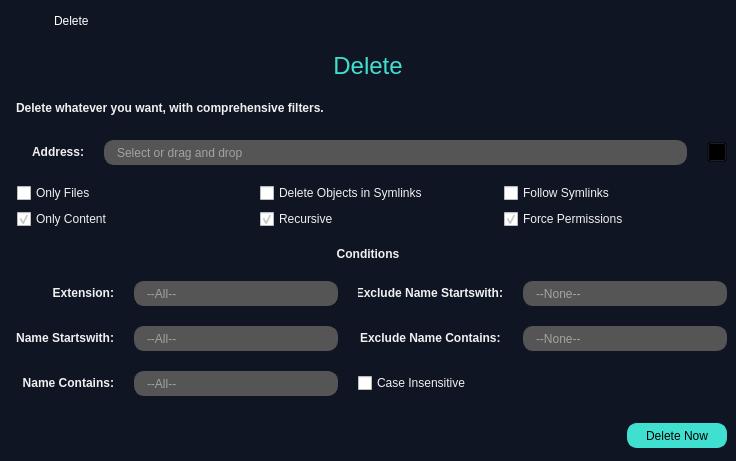
<?xml version="1.0" encoding="UTF-8"?>
<ui version="4.0">
 <class>MainWindow</class>
 <widget class="QMainWindow" name="MainWindow">
  <property name="geometry">
   <rect>
    <x>0</x>
    <y>0</y>
    <width>698</width>
    <height>461</height>
   </rect>
  </property>
  <property name="windowTitle">
   <string>DeleteWindow</string>
  </property>
  <property name="styleSheet">
   <string notr="true">QPushButton{
	background-color:transparent;
}

QLabel{
	color:#F0F0F0;
	font:bold;
}

QLineEdit{
	background-color:#555555;
	border:1px solid #555555;
	border-radius:10px;
	padding-left:10px;
	color:#F0F0F0;
}

QCheckBox{
	color:#F0F0F0;
}

QCheckBox::indicator:checked{
	image:url(&quot;:/yeniÖnek/fifsot_icons/checked_square.png&quot;);
	width:16px;
	height:16px;
}

QCheckBox::indicator:unchecked{
	image:url(&quot;:/yeniÖnek/fifsot_icons/square.png&quot;);
	width:16px;
	height:16px;
}

#delete_header{
	color:#40E0D0;
	font:24px;
	padding:0px;
}</string>
  </property>
  <widget class="QWidget" name="centralwidget">
   <property name="styleSheet">
    <string notr="true">#centralwidget{
	background-color:#101524;
}</string>
   </property>
   <layout class="QGridLayout" name="gridLayout_3">
    <property name="leftMargin">
     <number>0</number>
    </property>
    <property name="topMargin">
     <number>0</number>
    </property>
    <property name="rightMargin">
     <number>0</number>
    </property>
    <property name="bottomMargin">
     <number>0</number>
    </property>
    <item row="0" column="0">
     <widget class="QWidget" name="widget_frame" native="true">
      <property name="minimumSize">
       <size>
        <width>0</width>
        <height>42</height>
       </size>
      </property>
      <property name="maximumSize">
       <size>
        <width>16777215</width>
        <height>42</height>
       </size>
      </property>
      <property name="styleSheet">
       <string notr="true">QWidget[objectName=&quot;widget_frame&quot;]{
	background-color:#3B3B3B;
}

QPushButton{
	background-color:none;
	border-radius:0px;
}

QLabel{
	background-color:none;
	color:#FFFFFF;
}

#lbl_titlebar_text{
	font:12px;
}

#btn_close_window{
	icon:url(&quot;:/yeniÖnek/fifsot_icons/close_1_white.png&quot;);
}

#btn_close_window:hover{
	icon:url(&quot;:/yeniÖnek/fifsot_icons/close_1_red.png&quot;);
}

#btn_close_window:pressed{
	icon:url(&quot;:/yeniÖnek/fifsot_icons/close_1_white.png&quot;);
}</string>
      </property>
      <layout class="QHBoxLayout" name="horizontalLayout_7">
       <item>
        <widget class="QLabel" name="lbl_titlebar_icon">
         <property name="minimumSize">
          <size>
           <width>24</width>
           <height>24</height>
          </size>
         </property>
         <property name="maximumSize">
          <size>
           <width>24</width>
           <height>24</height>
          </size>
         </property>
         <property name="text">
          <string/>
         </property>
         <property name="pixmap">
          <pixmap resource="../deneme.qrc">:/yeniÖnek/fifsot_icons/F_Icon_1.png</pixmap>
         </property>
         <property name="scaledContents">
          <bool>true</bool>
         </property>
        </widget>
       </item>
       <item>
        <spacer name="horizontalSpacer_5">
         <property name="orientation">
          <enum>Qt::Horizontal</enum>
         </property>
         <property name="sizeType">
          <enum>QSizePolicy::Fixed</enum>
         </property>
         <property name="sizeHint" stdset="0">
          <size>
           <width>15</width>
           <height>20</height>
          </size>
         </property>
        </spacer>
       </item>
       <item>
        <widget class="QLabel" name="lbl_titlebar_text">
         <property name="minimumSize">
          <size>
           <width>0</width>
           <height>24</height>
          </size>
         </property>
         <property name="maximumSize">
          <size>
           <width>16777215</width>
           <height>24</height>
          </size>
         </property>
         <property name="text">
          <string>Delete</string>
         </property>
        </widget>
       </item>
       <item>
        <spacer name="horizontalSpacer_2">
         <property name="orientation">
          <enum>Qt::Horizontal</enum>
         </property>
         <property name="sizeHint" stdset="0">
          <size>
           <width>330</width>
           <height>20</height>
          </size>
         </property>
        </spacer>
       </item>
       <item>
        <widget class="QPushButton" name="btn_close_window">
         <property name="minimumSize">
          <size>
           <width>24</width>
           <height>24</height>
          </size>
         </property>
         <property name="maximumSize">
          <size>
           <width>24</width>
           <height>24</height>
          </size>
         </property>
         <property name="text">
          <string/>
         </property>
        </widget>
       </item>
      </layout>
     </widget>
    </item>
    <item row="1" column="0">
     <widget class="QLabel" name="delete_header">
      <property name="minimumSize">
       <size>
        <width>590</width>
        <height>35</height>
       </size>
      </property>
      <property name="font">
       <font>
        <pointsize>-1</pointsize>
        <weight>50</weight>
        <italic>false</italic>
        <bold>false</bold>
       </font>
      </property>
      <property name="text">
       <string>Delete</string>
      </property>
      <property name="alignment">
       <set>Qt::AlignCenter</set>
      </property>
     </widget>
    </item>
    <item row="2" column="0">
     <widget class="QLabel" name="delete_text">
      <property name="minimumSize">
       <size>
        <width>590</width>
        <height>25</height>
       </size>
      </property>
      <property name="text">
       <string>Delete whatever you want, with comprehensive filters.</string>
      </property>
      <property name="indent">
       <number>16</number>
      </property>
     </widget>
    </item>
    <item row="3" column="0">
     <widget class="QWidget" name="widget" native="true">
      <layout class="QGridLayout" name="gridLayout_2">
       <item row="0" column="0">
        <layout class="QVBoxLayout" name="verticalLayout">
         <property name="spacing">
          <number>20</number>
         </property>
         <item>
          <layout class="QHBoxLayout" name="horizontalLayout">
           <item>
            <widget class="QLabel" name="lbl_address">
             <property name="minimumSize">
              <size>
               <width>75</width>
               <height>20</height>
              </size>
             </property>
             <property name="maximumSize">
              <size>
               <width>75</width>
               <height>20</height>
              </size>
             </property>
             <property name="text">
              <string>Address:</string>
             </property>
             <property name="alignment">
              <set>Qt::AlignRight|Qt::AlignTrailing|Qt::AlignVCenter</set>
             </property>
            </widget>
           </item>
           <item>
            <widget class="CustomLineEdit" name="lineEdit_address">
             <property name="minimumSize">
              <size>
               <width>430</width>
               <height>25</height>
              </size>
             </property>
             <property name="placeholderText">
              <string>Select or drag and drop</string>
             </property>
             <property name="clearButtonEnabled">
              <bool>true</bool>
             </property>
            </widget>
           </item>
           <item>
            <widget class="QPushButton" name="btn_openDialog_address">
             <property name="minimumSize">
              <size>
               <width>20</width>
               <height>20</height>
              </size>
             </property>
             <property name="maximumSize">
              <size>
               <width>20</width>
               <height>20</height>
              </size>
             </property>
             <property name="text">
              <string/>
             </property>
             <property name="icon">
              <iconset resource="../deneme.qrc">
               <normaloff>:/yeniÖnek/fifsot_icons/open_file_dialog.png</normaloff>:/yeniÖnek/fifsot_icons/open_file_dialog.png</iconset>
             </property>
             <property name="iconSize">
              <size>
               <width>20</width>
               <height>20</height>
              </size>
             </property>
            </widget>
           </item>
          </layout>
         </item>
         <item>
          <layout class="QGridLayout" name="gridLayout">
           <property name="leftMargin">
            <number>8</number>
           </property>
           <property name="verticalSpacing">
            <number>10</number>
           </property>
           <item row="1" column="0">
            <widget class="QCheckBox" name="checkBox_onlyContent">
             <property name="minimumSize">
              <size>
               <width>0</width>
               <height>16</height>
              </size>
             </property>
             <property name="maximumSize">
              <size>
               <width>16777215</width>
               <height>16</height>
              </size>
             </property>
             <property name="text">
              <string>Only Content</string>
             </property>
             <property name="checked">
              <bool>true</bool>
             </property>
            </widget>
           </item>
           <item row="0" column="1">
            <widget class="QCheckBox" name="checkBox_deleteObjectsInSymlinks">
             <property name="minimumSize">
              <size>
               <width>0</width>
               <height>16</height>
              </size>
             </property>
             <property name="maximumSize">
              <size>
               <width>16777215</width>
               <height>16</height>
              </size>
             </property>
             <property name="text">
              <string>Delete Objects in Symlinks</string>
             </property>
            </widget>
           </item>
           <item row="0" column="2">
            <widget class="QCheckBox" name="checkBox_followSymlinks">
             <property name="minimumSize">
              <size>
               <width>0</width>
               <height>16</height>
              </size>
             </property>
             <property name="maximumSize">
              <size>
               <width>16777215</width>
               <height>16</height>
              </size>
             </property>
             <property name="text">
              <string>Follow Symlinks</string>
             </property>
            </widget>
           </item>
           <item row="1" column="1">
            <widget class="QCheckBox" name="checkBox_recursive">
             <property name="minimumSize">
              <size>
               <width>0</width>
               <height>16</height>
              </size>
             </property>
             <property name="maximumSize">
              <size>
               <width>16777215</width>
               <height>16</height>
              </size>
             </property>
             <property name="text">
              <string>Recursive</string>
             </property>
             <property name="checked">
              <bool>true</bool>
             </property>
            </widget>
           </item>
           <item row="0" column="0">
            <widget class="QCheckBox" name="checkBox_onlyFiles">
             <property name="minimumSize">
              <size>
               <width>0</width>
               <height>16</height>
              </size>
             </property>
             <property name="maximumSize">
              <size>
               <width>16777215</width>
               <height>16</height>
              </size>
             </property>
             <property name="text">
              <string>Only Files</string>
             </property>
             <property name="iconSize">
              <size>
               <width>16</width>
               <height>16</height>
              </size>
             </property>
            </widget>
           </item>
           <item row="1" column="2">
            <widget class="QCheckBox" name="checkBox_forcePermission">
             <property name="minimumSize">
              <size>
               <width>0</width>
               <height>16</height>
              </size>
             </property>
             <property name="maximumSize">
              <size>
               <width>16777215</width>
               <height>16</height>
              </size>
             </property>
             <property name="text">
              <string>Force Permissions</string>
             </property>
             <property name="checked">
              <bool>true</bool>
             </property>
            </widget>
           </item>
          </layout>
         </item>
         <item>
          <widget class="QLabel" name="lbl_conditions">
           <property name="text">
            <string>Conditions</string>
           </property>
           <property name="alignment">
            <set>Qt::AlignCenter</set>
           </property>
          </widget>
         </item>
         <item>
          <layout class="QHBoxLayout" name="horizontalLayout_3">
           <item>
            <widget class="QLabel" name="lbl_extension">
             <property name="minimumSize">
              <size>
               <width>105</width>
               <height>20</height>
              </size>
             </property>
             <property name="maximumSize">
              <size>
               <width>16777215</width>
               <height>20</height>
              </size>
             </property>
             <property name="text">
              <string>Extension:</string>
             </property>
             <property name="alignment">
              <set>Qt::AlignRight|Qt::AlignTrailing|Qt::AlignVCenter</set>
             </property>
            </widget>
           </item>
           <item>
            <widget class="CustomLineEdit" name="lineEdit_extension">
             <property name="minimumSize">
              <size>
               <width>204</width>
               <height>25</height>
              </size>
             </property>
             <property name="maximumSize">
              <size>
               <width>16777215</width>
               <height>25</height>
              </size>
             </property>
             <property name="placeholderText">
              <string>--All--</string>
             </property>
             <property name="clearButtonEnabled">
              <bool>true</bool>
             </property>
            </widget>
           </item>
           <item>
            <widget class="QLabel" name="lbl_excludeNameStartswith">
             <property name="minimumSize">
              <size>
               <width>145</width>
               <height>20</height>
              </size>
             </property>
             <property name="maximumSize">
              <size>
               <width>16777215</width>
               <height>20</height>
              </size>
             </property>
             <property name="text">
              <string>Exclude Name Startswith:</string>
             </property>
             <property name="alignment">
              <set>Qt::AlignRight|Qt::AlignTrailing|Qt::AlignVCenter</set>
             </property>
            </widget>
           </item>
           <item>
            <widget class="CustomLineEdit" name="lineEdit_excludeNameStartswith">
             <property name="minimumSize">
              <size>
               <width>204</width>
               <height>25</height>
              </size>
             </property>
             <property name="maximumSize">
              <size>
               <width>16777215</width>
               <height>25</height>
              </size>
             </property>
             <property name="placeholderText">
              <string>--None--</string>
             </property>
             <property name="clearButtonEnabled">
              <bool>true</bool>
             </property>
            </widget>
           </item>
          </layout>
         </item>
         <item>
          <layout class="QHBoxLayout" name="horizontalLayout_4">
           <item>
            <widget class="QLabel" name="lbl_nameStartswith">
             <property name="minimumSize">
              <size>
               <width>105</width>
               <height>20</height>
              </size>
             </property>
             <property name="maximumSize">
              <size>
               <width>16777215</width>
               <height>20</height>
              </size>
             </property>
             <property name="text">
              <string>Name Startswith:</string>
             </property>
             <property name="alignment">
              <set>Qt::AlignRight|Qt::AlignTrailing|Qt::AlignVCenter</set>
             </property>
            </widget>
           </item>
           <item>
            <widget class="CustomLineEdit" name="lineEdit_nameStartswith">
             <property name="minimumSize">
              <size>
               <width>204</width>
               <height>25</height>
              </size>
             </property>
             <property name="maximumSize">
              <size>
               <width>16777215</width>
               <height>25</height>
              </size>
             </property>
             <property name="placeholderText">
              <string>--All--</string>
             </property>
             <property name="clearButtonEnabled">
              <bool>true</bool>
             </property>
            </widget>
           </item>
           <item>
            <widget class="QLabel" name="lbl_excludeNameContains">
             <property name="minimumSize">
              <size>
               <width>145</width>
               <height>20</height>
              </size>
             </property>
             <property name="maximumSize">
              <size>
               <width>16777215</width>
               <height>20</height>
              </size>
             </property>
             <property name="text">
              <string>Exclude Name Contains:</string>
             </property>
             <property name="alignment">
              <set>Qt::AlignLeading|Qt::AlignLeft|Qt::AlignVCenter</set>
             </property>
             <property name="indent">
              <number>2</number>
             </property>
            </widget>
           </item>
           <item>
            <widget class="CustomLineEdit" name="lineEdit_excludeNameContains">
             <property name="minimumSize">
              <size>
               <width>204</width>
               <height>25</height>
              </size>
             </property>
             <property name="maximumSize">
              <size>
               <width>16777215</width>
               <height>25</height>
              </size>
             </property>
             <property name="placeholderText">
              <string>--None--</string>
             </property>
             <property name="clearButtonEnabled">
              <bool>true</bool>
             </property>
            </widget>
           </item>
          </layout>
         </item>
         <item>
          <layout class="QHBoxLayout" name="horizontalLayout_5">
           <item>
            <widget class="QLabel" name="lbl_nameContains">
             <property name="minimumSize">
              <size>
               <width>105</width>
               <height>20</height>
              </size>
             </property>
             <property name="maximumSize">
              <size>
               <width>16777215</width>
               <height>20</height>
              </size>
             </property>
             <property name="text">
              <string>Name Contains:</string>
             </property>
             <property name="alignment">
              <set>Qt::AlignRight|Qt::AlignTrailing|Qt::AlignVCenter</set>
             </property>
            </widget>
           </item>
           <item>
            <widget class="CustomLineEdit" name="lineEdit_nameContains">
             <property name="minimumSize">
              <size>
               <width>204</width>
               <height>25</height>
              </size>
             </property>
             <property name="maximumSize">
              <size>
               <width>204</width>
               <height>25</height>
              </size>
             </property>
             <property name="placeholderText">
              <string>--All--</string>
             </property>
             <property name="clearButtonEnabled">
              <bool>true</bool>
             </property>
            </widget>
           </item>
           <item>
            <widget class="QCheckBox" name="checkBox_caseInsensitive">
             <property name="minimumSize">
              <size>
               <width>0</width>
               <height>20</height>
              </size>
             </property>
             <property name="maximumSize">
              <size>
               <width>16777215</width>
               <height>20</height>
              </size>
             </property>
             <property name="text">
              <string>Case Insensitive</string>
             </property>
            </widget>
           </item>
           <item>
            <spacer name="horizontalSpacer">
             <property name="orientation">
              <enum>Qt::Horizontal</enum>
             </property>
             <property name="sizeHint" stdset="0">
              <size>
               <width>40</width>
               <height>20</height>
              </size>
             </property>
            </spacer>
           </item>
          </layout>
         </item>
        </layout>
       </item>
      </layout>
     </widget>
    </item>
    <item row="4" column="0">
     <widget class="QWidget" name="widget_btn_container" native="true">
      <property name="minimumSize">
       <size>
        <width>430</width>
        <height>50</height>
       </size>
      </property>
      <property name="styleSheet">
       <string notr="true">QWidget[objectName=&quot;widget_btn_container&quot;]{
	background-color:#3B3B3B;
}

QPushButton{
	background-color:#40E0D0;
	border:2px solid #40E0D0;
	border-radius:10px;
}

QPushButton:hover{
	border:2px solid #2BA699;
}

QPushButton:pressed{
	color:#555555;
}</string>
      </property>
      <layout class="QHBoxLayout" name="horizontalLayout_6">
       <item>
        <spacer name="horizontalSpacer_3">
         <property name="orientation">
          <enum>Qt::Horizontal</enum>
         </property>
         <property name="sizeHint" stdset="0">
          <size>
           <width>303</width>
           <height>20</height>
          </size>
         </property>
        </spacer>
       </item>
       <item>
        <widget class="QPushButton" name="btn_delete">
         <property name="minimumSize">
          <size>
           <width>100</width>
           <height>25</height>
          </size>
         </property>
         <property name="maximumSize">
          <size>
           <width>100</width>
           <height>25</height>
          </size>
         </property>
         <property name="text">
          <string>Delete Now</string>
         </property>
        </widget>
       </item>
      </layout>
     </widget>
    </item>
   </layout>
  </widget>
 </widget>
 <customwidgets>
  <customwidget>
   <class>CustomLineEdit</class>
   <extends>QLineEdit</extends>
   <header>Customs.CustomLineEdit</header>
  </customwidget>
 </customwidgets>
 <resources>
  <include location="../deneme.qrc"/>
  <include location="../../anaconda3/Library/deneme.qrc"/>
 </resources>
 <connections/>
</ui>
